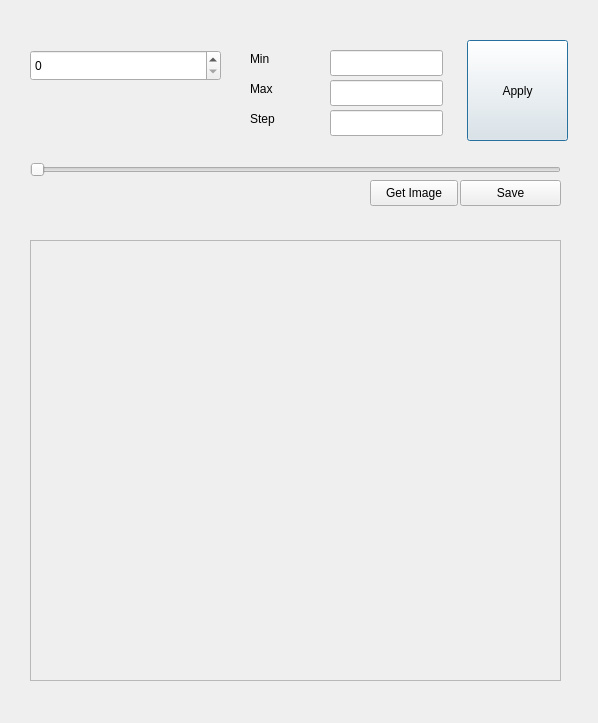
<?xml version="1.0" encoding="UTF-8"?>
<ui version="4.0">
 <class>Dialog</class>
 <widget class="QDialog" name="Dialog">
  <property name="geometry">
   <rect>
    <x>0</x>
    <y>0</y>
    <width>598</width>
    <height>723</height>
   </rect>
  </property>
  <property name="windowTitle">
   <string>Dialog</string>
  </property>
  <widget class="QSpinBox" name="spinBox">
   <property name="geometry">
    <rect>
     <x>30</x>
     <y>50</y>
     <width>191</width>
     <height>31</height>
    </rect>
   </property>
  </widget>
  <widget class="QLineEdit" name="editMin">
   <property name="geometry">
    <rect>
     <x>330</x>
     <y>50</y>
     <width>113</width>
     <height>26</height>
    </rect>
   </property>
  </widget>
  <widget class="QLineEdit" name="editMax">
   <property name="geometry">
    <rect>
     <x>330</x>
     <y>80</y>
     <width>113</width>
     <height>26</height>
    </rect>
   </property>
  </widget>
  <widget class="QLineEdit" name="editStep">
   <property name="geometry">
    <rect>
     <x>330</x>
     <y>110</y>
     <width>113</width>
     <height>26</height>
    </rect>
   </property>
  </widget>
  <widget class="QLabel" name="label">
   <property name="geometry">
    <rect>
     <x>250</x>
     <y>50</y>
     <width>66</width>
     <height>18</height>
    </rect>
   </property>
   <property name="text">
    <string>Min</string>
   </property>
  </widget>
  <widget class="QLabel" name="label_2">
   <property name="geometry">
    <rect>
     <x>250</x>
     <y>80</y>
     <width>66</width>
     <height>18</height>
    </rect>
   </property>
   <property name="text">
    <string>Max</string>
   </property>
  </widget>
  <widget class="QLabel" name="label_3">
   <property name="geometry">
    <rect>
     <x>250</x>
     <y>110</y>
     <width>66</width>
     <height>18</height>
    </rect>
   </property>
   <property name="text">
    <string>Step</string>
   </property>
  </widget>
  <widget class="QPushButton" name="btnApply">
   <property name="geometry">
    <rect>
     <x>467</x>
     <y>40</y>
     <width>101</width>
     <height>101</height>
    </rect>
   </property>
   <property name="text">
    <string>Apply</string>
   </property>
  </widget>
  <widget class="QLabel" name="labelValue">
   <property name="geometry">
    <rect>
     <x>40</x>
     <y>100</y>
     <width>171</width>
     <height>20</height>
    </rect>
   </property>
   <property name="text">
    <string/>
   </property>
   <property name="alignment">
    <set>Qt::AlignRight|Qt::AlignTrailing|Qt::AlignVCenter</set>
   </property>
  </widget>
  <widget class="QSlider" name="slider">
   <property name="geometry">
    <rect>
     <x>30</x>
     <y>160</y>
     <width>531</width>
     <height>20</height>
    </rect>
   </property>
   <property name="orientation">
    <enum>Qt::Horizontal</enum>
   </property>
  </widget>
  <widget class="QLabel" name="labelValue2">
   <property name="geometry">
    <rect>
     <x>30</x>
     <y>190</y>
     <width>101</width>
     <height>18</height>
    </rect>
   </property>
   <property name="text">
    <string/>
   </property>
  </widget>
  <widget class="QLabel" name="pixMap">
   <property name="geometry">
    <rect>
     <x>30</x>
     <y>240</y>
     <width>531</width>
     <height>441</height>
    </rect>
   </property>
   <property name="frameShape">
    <enum>QFrame::StyledPanel</enum>
   </property>
   <property name="text">
    <string/>
   </property>
  </widget>
  <widget class="QPushButton" name="btnSave">
   <property name="geometry">
    <rect>
     <x>460</x>
     <y>180</y>
     <width>101</width>
     <height>26</height>
    </rect>
   </property>
   <property name="text">
    <string>Save</string>
   </property>
  </widget>
  <widget class="QPushButton" name="btnGet">
   <property name="geometry">
    <rect>
     <x>370</x>
     <y>180</y>
     <width>88</width>
     <height>26</height>
    </rect>
   </property>
   <property name="text">
    <string>Get Image</string>
   </property>
  </widget>
 </widget>
 <resources/>
 <connections/>
</ui>
